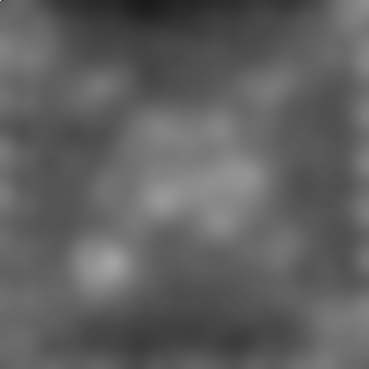
#> input picture Matching/test.jpg, 369 x 369 px
$ python testThreshold.py
#> lines starting #> are read from the running program, lines starting #| are printed output that depends on the picture; after the words box and inside, x2 and y2 are one past the last pixel; in counts of white or black regions, pixels touching at a corner belong together
#> further down, img is the input picture: shape (369, 369, 3); min 26, max 199, mean 95.7
import time
import cv2 as cv
import numpy as np
import os


def FindAreaDefect(imgTensor,imgPaint,anormalyMaxScore,rejectPercent):
#> called with anormalyMaxScore = 120, rejectPercent = 0.25
    img_gray  = cv.cvtColor(imgTensor,cv.COLOR_BGR2GRAY)
    img_color = imgPaint
    shape = np.shape(img_gray)[:2]
#> shape = (369, 369)
    percentFactor = (shape[0]*shape[1])/100.00
#> percentFactor = 1361.6
    (T, threshInv) = cv.threshold(img_gray, anormalyMaxScore+1, 255,cv.THRESH_BINARY)
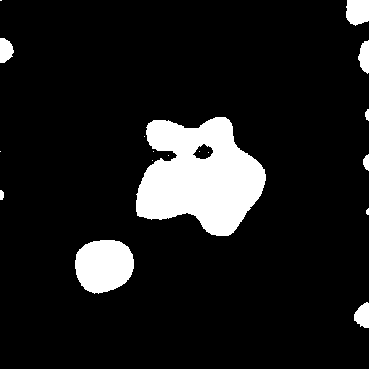
#> threshInv: shape (369, 369); 10.6% white; 18 white regions (9 under 20 px), largest, box (x1, y1, x2, y2) and area: (136, 117, 266, 236) 10363, (75, 240, 134, 294) 2527, (346, 0, 369, 26) 521
#> T = 121
    edged = cv.Canny(threshInv, 0, 255)
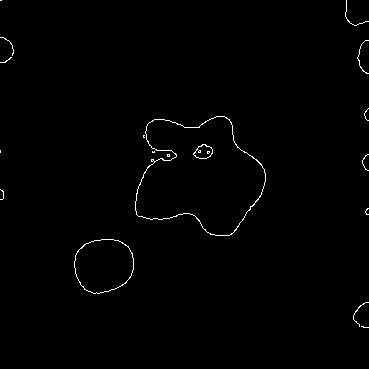
#> edged: shape (369, 369); 0.73% white in thin lines or dots, all inside (x1, y1, x2, y2) = (0, 0, 369, 328)
    cnts, _ = cv.findContours(edged, cv.RETR_EXTERNAL , cv.CHAIN_APPROX_NONE)
#> cnts = 17 contours, 15 with area under 20; largest, box (x1, y1, x2, y2) and area: (135, 116, 266, 236) 10579, (74, 239, 134, 294) 2540

    for cnt in cnts:
        size = cv.contourArea(cnt)
        if(size <8):
            continue
        else:
            x,y,w,h = cv.boundingRect(cnt)
            img_color = cv.rectangle(img_color,(x-3,y-3),(x+3+w,y+3+h),(255,0,0),1)
            defectPercent = size/percentFactor
            print("defect area percent {:.3f} %".format(defectPercent))
            if(defectPercent > rejectPercent):
                img_color = cv.drawContours(img_color, cnt, -1, (0,0,255), 1, cv.LINE_4)
            else:
                img_color = cv.drawContours(img_color, cnt, -1, (0,255,0), 1, cv.LINE_4)
#> this loop made 17 passes
#> (size, x, y, w, h, defectPercent) on passes 3, 11: (2540.5, 74, 239, 60, 55, 1.87), (10579, 135, 116, 131, 120, 7.77)
#> size on passes 1, 2, 4, 5, 6, 7: 1, 6, 2, 1.5, 2, 4
#| defect area percent 1.866 %
#| defect area percent 7.769 %
#> pass 3, in FindAreaDefect, `img_color = cv.rectangle(img_color,(x-3,y-3),(x+3+w,y+3+h),(255,0,0),1)`:
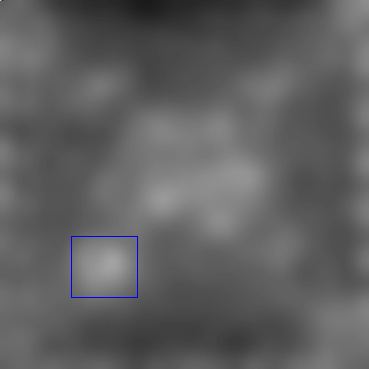
#> img_color: shape (369, 369, 3); 0.19% of pixels changed, all inside (x1, y1, x2, y2) = (71, 236, 138, 298)
#> pass 3, in FindAreaDefect, `img_color = cv.drawContours(img_color, cnt, -1, (0,0,255), 1, cv.LINE_4)`:
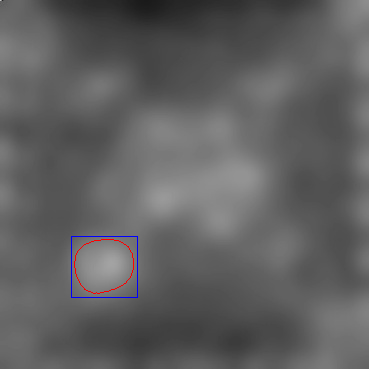
#> img_color: shape (369, 369, 3); 0.12% of pixels changed, all inside (x1, y1, x2, y2) = (74, 239, 134, 294)
#> after the loop:
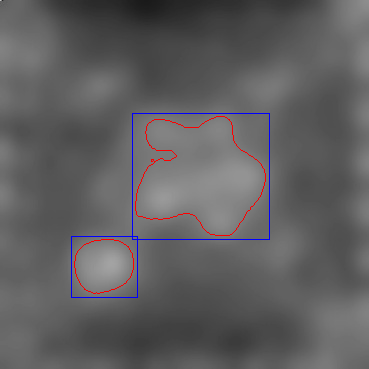
#> img_color: shape (369, 369, 3); 0.71% of pixels changed, all inside (x1, y1, x2, y2) = (132, 113, 270, 240)
            #print(f"defect Size : {size}")
    return img_color


img = cv.imread('test.jpg',cv.IMREAD_COLOR)

t1 = time.time()
resImg = FindAreaDefect(img,img,120,0.25)
t2 = time.time()
print(t2-t1)
cv.imshow("img",resImg)
cv.waitKey(0)
cv.destroyAllWindows()
